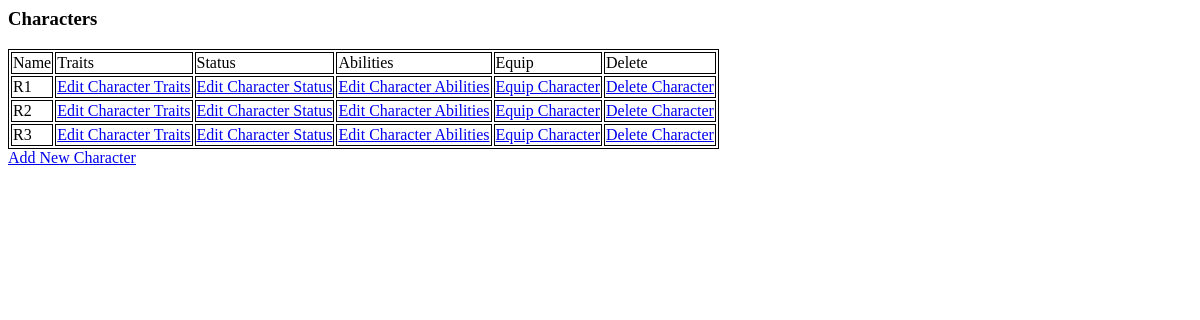
The app's page /osric_character_tools/characters.php, older data.
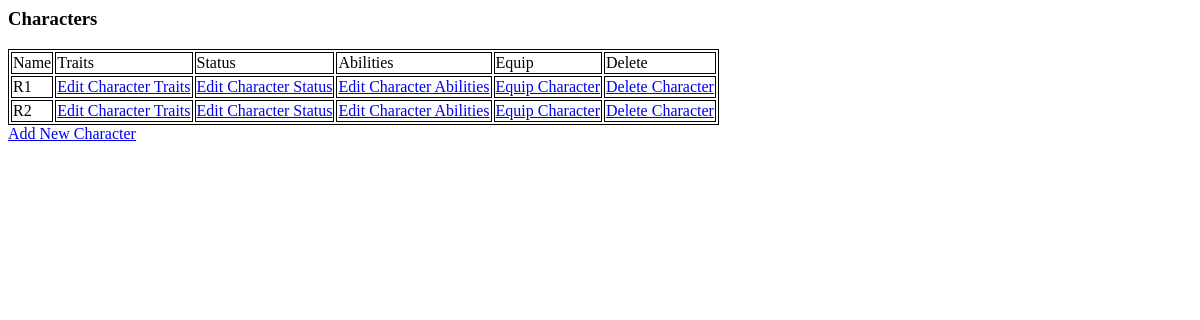
The same page, newer data.
### tables this page shows
CREATE TABLE IF NOT EXISTS `characters` (
  `CharacterName` varchar(255) NOT NULL,
  `CharacterGender` int(11) NOT NULL,
  `CharacterAge` float NOT NULL,
  `CharacterHeight` float NOT NULL,
  `CharacterWeight` float NOT NULL,
  `CharacterId` bigint(20) unsigned NOT NULL AUTO_INCREMENT,
  `CharacterAlignment` int(11) NOT NULL,
  PRIMARY KEY (`CharacterId`)
);

### osric_character_tools/characters.php (the view, shortened to what this page needs)
<html>
<head>
<link rel="stylesheet" type="text/css" href="./css/class.css" />
</head>
<body>
<?php
include("./inc/misc.inc");
$cxn = mysqli_connect($host,$user,$passwd,$dbname) or die("Couldn't connect to server");
$query = "SELECT * from characters";
$result = mysqli_query($cxn,$query) or die("Couldn't execute query.");
?>
<h3>Characters</h3>
<?php
echo "<table id='osric_characters'>";
echo "<tr><td>Name</td><td>Traits</td><td>Status</td><td>Abilities</td><td>Equip</td><td>Delete</td></tr>";
while($row = mysqli_fetch_assoc($result))
{
echo "<tr>";
echo "<td>{$row['CharacterName']}</td>";
echo "<td><a href='editcharacter.php?CharacterId={$row['CharacterId']}'>Edit Character Traits</a></td>";
echo "<td><a href='editcharacterstatus.php?CharacterId={$row['CharacterId']}'>Edit Character Status</a></td>";
echo "<td><a href='editcharacterabilities.php?CharacterId={$row['CharacterId']}'>Edit Character Abilities</a></td>";
echo "<td><a href='equipcharacter.php?CharacterId={$row['CharacterId']}'>Equip Character</a></td>";
echo "<td><a href='deletecharacter.php?CharacterId={$row['CharacterId']}'>Delete Character</a></td>";
echo "</tr>";
}
echo "</table>";
echo "<a href='editcharacter.php?CharacterId=-1'>Add New Character</a></td>";
?>
</body>
</html>

### osric_character_tools/css/class.css (style rules this page uses)
table,td { border: 1px solid black; }

Row changes from the older to the newer data that the page shows:
removed characters: CharacterName "R3"
